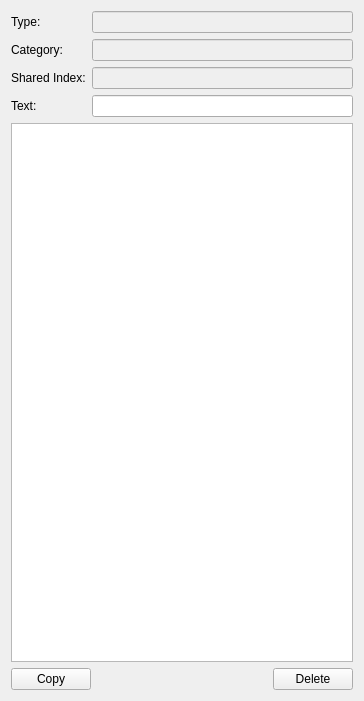
<?xml version="1.0" encoding="UTF-8"?>
<ui version="4.0">
 <class>LabelPropertiesWidget</class>
 <widget class="QWidget" name="LabelPropertiesWidget">
  <property name="enabled">
   <bool>true</bool>
  </property>
  <property name="geometry">
   <rect>
    <x>0</x>
    <y>0</y>
    <width>364</width>
    <height>701</height>
   </rect>
  </property>
  <property name="sizePolicy">
   <sizepolicy hsizetype="Preferred" vsizetype="Expanding">
    <horstretch>0</horstretch>
    <verstretch>0</verstretch>
   </sizepolicy>
  </property>
  <property name="windowTitle">
   <string>LabelPropertiesWidget</string>
  </property>
  <layout class="QVBoxLayout" name="verticalLayout">
   <item>
    <widget class="QWidget" name="widget" native="true">
     <property name="sizePolicy">
      <sizepolicy hsizetype="Preferred" vsizetype="Preferred">
       <horstretch>0</horstretch>
       <verstretch>0</verstretch>
      </sizepolicy>
     </property>
     <layout class="QFormLayout" name="formLayout">
      <property name="sizeConstraint">
       <enum>QLayout::SetDefaultConstraint</enum>
      </property>
      <property name="fieldGrowthPolicy">
       <enum>QFormLayout::ExpandingFieldsGrow</enum>
      </property>
      <property name="leftMargin">
       <number>0</number>
      </property>
      <property name="topMargin">
       <number>0</number>
      </property>
      <property name="rightMargin">
       <number>0</number>
      </property>
      <property name="bottomMargin">
       <number>0</number>
      </property>
      <item row="0" column="0">
       <widget class="QLabel" name="label">
        <property name="text">
         <string>Type:</string>
        </property>
        <property name="textFormat">
         <enum>Qt::PlainText</enum>
        </property>
        <property name="alignment">
         <set>Qt::AlignLeading|Qt::AlignLeft|Qt::AlignVCenter</set>
        </property>
       </widget>
      </item>
      <item row="0" column="1">
       <widget class="QLineEdit" name="type_name_lineEdit">
        <property name="enabled">
         <bool>false</bool>
        </property>
       </widget>
      </item>
      <item row="1" column="0">
       <widget class="QLabel" name="label_2">
        <property name="text">
         <string>Category:</string>
        </property>
       </widget>
      </item>
      <item row="1" column="1">
       <widget class="QLineEdit" name="category_lineEdit">
        <property name="enabled">
         <bool>false</bool>
        </property>
       </widget>
      </item>
      <item row="2" column="0">
       <widget class="QLabel" name="label_4">
        <property name="text">
         <string>Shared Index:</string>
        </property>
       </widget>
      </item>
      <item row="2" column="1">
       <widget class="QLineEdit" name="shared_index_lineEdit">
        <property name="enabled">
         <bool>false</bool>
        </property>
       </widget>
      </item>
      <item row="3" column="0">
       <widget class="QLabel" name="label_3">
        <property name="text">
         <string>Text:</string>
        </property>
       </widget>
      </item>
      <item row="3" column="1">
       <widget class="QLineEdit" name="text_lineEdit">
        <property name="echoMode">
         <enum>QLineEdit::Normal</enum>
        </property>
       </widget>
      </item>
     </layout>
    </widget>
   </item>
   <item>
    <widget class="QTableView" name="custom_properties_tableView">
     <property name="sizePolicy">
      <sizepolicy hsizetype="Expanding" vsizetype="Expanding">
       <horstretch>0</horstretch>
       <verstretch>0</verstretch>
      </sizepolicy>
     </property>
    </widget>
   </item>
   <item>
    <widget class="QWidget" name="widget_2" native="true">
     <layout class="QHBoxLayout" name="horizontalLayout">
      <property name="leftMargin">
       <number>0</number>
      </property>
      <property name="topMargin">
       <number>0</number>
      </property>
      <property name="rightMargin">
       <number>0</number>
      </property>
      <property name="bottomMargin">
       <number>0</number>
      </property>
      <item>
       <widget class="QPushButton" name="copy_label_data_pushButton">
        <property name="text">
         <string>Copy</string>
        </property>
       </widget>
      </item>
      <item>
       <spacer name="horizontalSpacer">
        <property name="orientation">
         <enum>Qt::Horizontal</enum>
        </property>
        <property name="sizeHint" stdset="0">
         <size>
          <width>40</width>
          <height>20</height>
         </size>
        </property>
       </spacer>
      </item>
      <item>
       <widget class="QPushButton" name="delete_pushButton">
        <property name="text">
         <string>Delete</string>
        </property>
        <property name="icon">
         <iconset resource="MainWindow.qrc">
          <normaloff>:/MainWindow/Resources/delete.ico</normaloff>:/MainWindow/Resources/delete.ico</iconset>
        </property>
       </widget>
      </item>
     </layout>
    </widget>
   </item>
  </layout>
 </widget>
 <layoutdefault spacing="6" margin="11"/>
 <resources>
  <include location="MainWindow.qrc"/>
 </resources>
 <connections/>
</ui>
